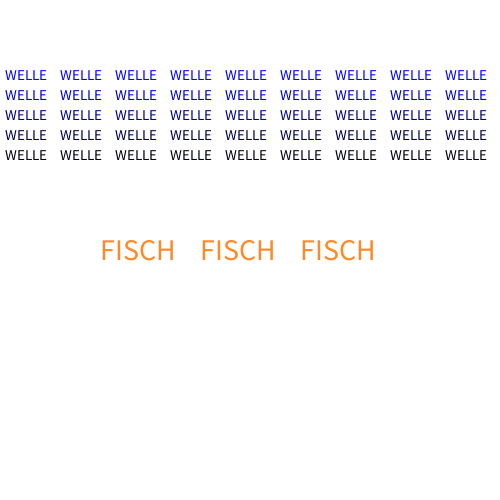
Frame 1 (no input)
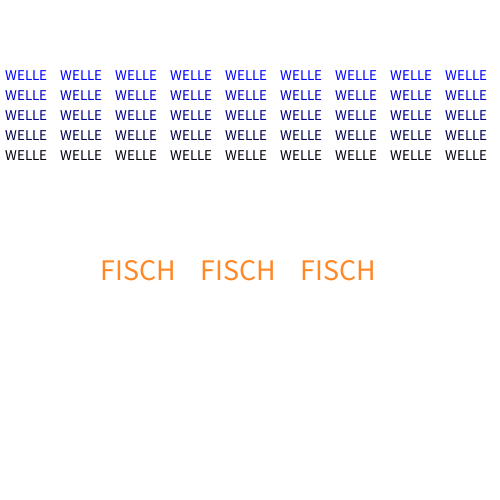
Frame 60 (the mouse pressed at the canvas centre just before this capture)
Frame 120 (the mouse held since frame 60 and released just before this capture): identical to frame 1, image omitted

The Processing sketch that drew these frames (run headless with seeded random() and noise(); from frame 60 on, the mouse is pressed at the canvas centre):

// Processing sketch: processing_175053
// ── processing_175053.pde

void setup()
{
  size(500, 500);
}

void draw()
{
  background(255);

  translate(0, 60);



  if (second()%2==0&&mousePressed==true)              //Bei gerader Sekundenanzahl
  {
    translate(0, 30);             //wird der Wasserspiegel gesenkt


    pushMatrix(); //_______________________________________WASSERMATRIX_1________
    for (int j=0; j<50; j+=10)        //Anzahl der Zeilen
    {
      translate(-100, 20);
      for (int i=0; i<6; i+=1)      //Anzahl der "WELLE"n auf einer Zeile
      {
        translate(55*2, 0);
        fill(0, 0, 255-(j*6)); 
        textSize(15); 
        text("WELLE", 0, 0);
      }
      translate(-560, 0);          //zurücksetzen des Cursors
    }
    popMatrix(); //________________________________________WASSERMATRIX_1_ENDE____

    pushMatrix(); //_______________________________________WASSERMATRIX_2_______
    translate(0, 20);
    for (int j=0; j<50; j+=10)        //Anzahl der Zeilen
    {
      translate(-45, 20);
      for (int i=0; i<6; i+=1)      //Anzahl der "WELLE"n auf einer Zeile
      {
        translate(55*2, 0);
        fill(0, 0, 255-(j*6)); 
        textSize(15); 
        text("WELLE", 0, 0);
      }
      translate(-560-55, 0);          //zurücksetzen des Cursors
    }
    popMatrix(); //________________________________________WASSERMATRIX_2_ENDE____

    translate(0, 200);

    for (int blubbi=3; blubbi>0; blubbi-=1)
    {
      translate(100, 0);
      textSize(30);
      fill(#FF8827);
      text("FISCH", 0, 0);
    }
    println(mouseX);
  } else 
  {  
    pushMatrix(); //_______________________________________WASSERMATRIX________
    for (int j=0; j<50; j+=10)        //Anzahl der Zeilen
    {
      translate(-50, 20);
      for (int i=0; i<10; i+=1)      //Anzahl der "WELLE"n auf einer Zeile
      {
        translate(55, 0);
        fill(0, 0, 255-(j*6)); 
        textSize(15); 
        text("WELLE", 0, 0);
      }
      translate(-(50*10), 0);      //zurücksetzen des Cursors
    }
    popMatrix(); //________________________________________WASSERMATRIX ENDE____

    translate(0, 200);
    if (second()%2==0)
    {
      translate(0, 20);
    }
    for (int blubbi=3; blubbi>0; blubbi-=1)
    {
      translate(100, 0);
      textSize(30);
      fill(#FF8827);
      text("FISCH", 0, 0);
    }
  }
}
